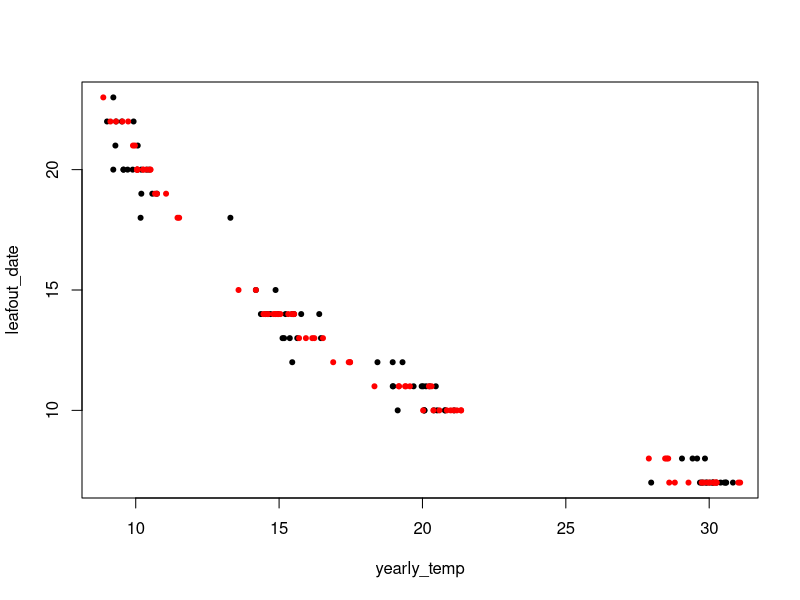
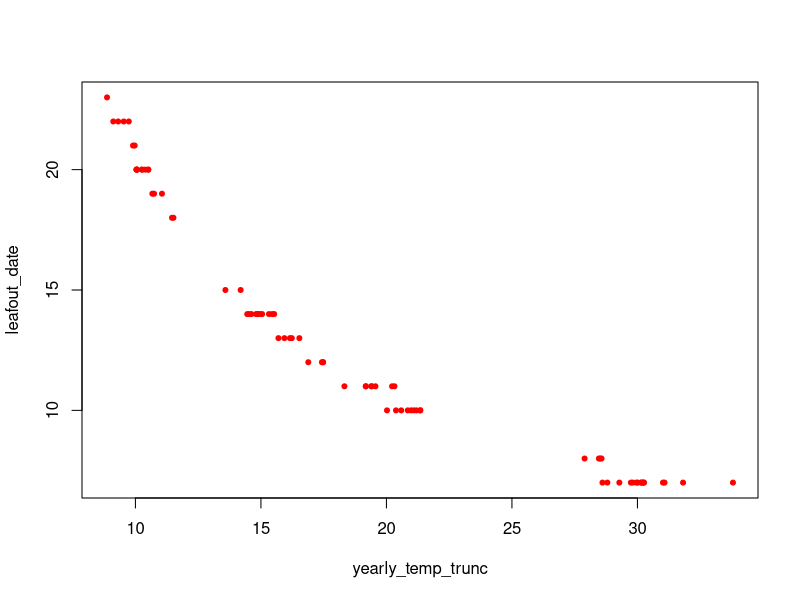
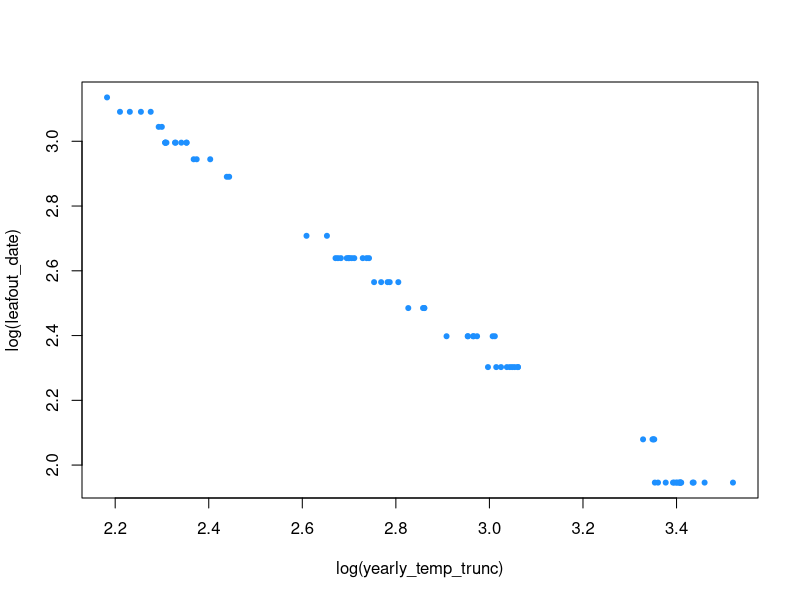
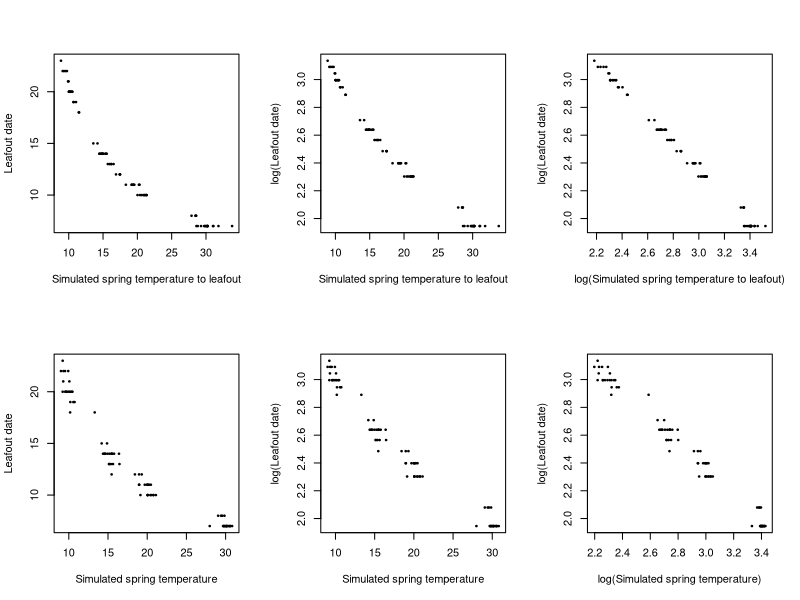

Source code (R) for these figures, in order: (Note: this script raises an error after producing the figures.)
## Started 18 December 2019 ##
## Code by Jonathan Auerbach (and Andrew Gelman some) ##
## All comments by Lizzie ##

## Quick simulation of the declining sensitivities problem ##

# First, build up some simulated climate and leafout (after 200 GDD) data
yearly_expected_temp <- c(rep(0,20), rep(5,20), rep(10,20)) # create holder for three sets of temps, 20 per set (note, these are bigger than we have done -- we have done 1 to 7 degrees, this does 0, 5 and 10 degrees)

# Or, do 4 sets ... (Lizzie added this next line)
yearly_expected_temp <- c(rep(0,20), rep(5,20), rep(10,20), rep(20, 20)) 
daily_temp <- sapply(yearly_expected_temp, function(x) rnorm(30, 10 + x, 4)) # now make some simple daily temps
# daily_temp <- sapply(yearly_expected_temp, function(x) rnorm(30, 10 + x, (4+x))) # Lizzie added
leafout_date <- sapply(1:ncol(daily_temp), function(x) min(which(cumsum(daily_temp[,x]) > 200))) # set leafout date as whenever 200 GDD is reached
yearly_temp <- colMeans(daily_temp) # estimate the mean temp of each simulated dataset

yearly_temp_trunc <- sapply(1:ncol(daily_temp), function(x) mean(daily_temp[1:leafout_date[x], x])) # estimate the mean temp of each simulated dataset only until leafout 

plot(yearly_temp, leafout_date, pch=20)
points(yearly_temp_trunc, leafout_date, pch=20, col = "red")

plot(yearly_temp_trunc, leafout_date, pch=20, col = "red")

# Lizzie added all of the below
cexhere <- 0.5
setwd("~/Documents/git/projects/treegarden/decsens/analyses")
plot(log(yearly_temp_trunc), log(leafout_date), pch=20, col = "dodgerblue") 
pdf(file.path("figures/simslogging.pdf"), width = 9, height = 5)
par(mfrow=c(2,3))
plot(yearly_temp_trunc, leafout_date, pch=20, xlab="Simulated spring temperature to leafout",
     ylab="Leafout date", main="", cex=cexhere)
plot(yearly_temp_trunc, log(leafout_date), pch=20, xlab="Simulated spring temperature to leafout",
     ylab="log(Leafout date)", main="", cex=cexhere)
plot(log(yearly_temp_trunc), log(leafout_date), pch=20, xlab="log(Simulated spring temperature to leafout)",
     ylab="log(Leafout date)", main="", cex=cexhere)
plot(yearly_temp, leafout_date, pch=20, xlab="Simulated spring temperature",
    ylab="Leafout date", main="", cex=cexhere)
plot(yearly_temp, log(leafout_date), pch=20, xlab="Simulated spring temperature",
    ylab="log(Leafout date)", main="", cex=cexhere)
plot(log(yearly_temp), log(leafout_date), pch=20, xlab="log(Simulated spring temperature)",
     ylab="log(Leafout date)", main="", cex=cexhere)
dev.off()


## From Jonathan's email (5 April 2020) ##

#part 1
data <- data.frame(leaf_date = numeric(0),
                   cum_temp  = numeric(0),
                   mean_temp = numeric(0),
                   threshold = numeric(0),
                   delta     = numeric(0))

threshold <- 1000
for(delta in c(5, 10, 15, 20)) {
  for(sim in 1:1000) {
    temp <- delta * (1:100) + rnorm(100, 0, 50)
    leaf_date <- which.min(cumsum(temp) < threshold)
    cum_temp <- sum(temp[1:leaf_date])
    mean_temp <- mean(temp[1:leaf_date])
    data <- rbind(data, data.frame(leaf_date, cum_temp, mean_temp, threshold, delta))
  }
}

sapply(unique(data$delta), function(i) sd(data$leaf_date[data$delta == i]))
MASS::boxcox(lm(leaf_date ~ cum_temp, data))

#part 2
library(ggplot2)
yxplot<- ggplot() +
  aes(mean_temp, leaf_date) + # leaf ~ temp
  geom_point(data = data) +
  theme_bw() +
  xlab("Mean temperature") + ylab("Leafout date") +
  geom_smooth(method = "lm", color = "blue", fullrange = TRUE,
              data = data[data$mean_temp < 100, ]) +
  geom_smooth(method = "glm", formula = y~log(x), color = "red",
              fullrange=TRUE,
              method.args = list(family = gaussian(link = 'log')),
              data = data[data$mean_temp < 100, ]) +
  coord_cartesian(ylim = c(5, 30), xlim = c(30, 160)) # coord_cartesian

xyplot <- ggplot() +
  aes(leaf_date, mean_temp) + # temp ~ leaf
  geom_point(data = data) +
  theme_bw() +
  ylab("Mean temperature") + xlab("Leafout date") +
  geom_smooth(method = "lm", color = "blue", fullrange = TRUE,
              data = data[data$mean_temp < 100, ]) +
  geom_smooth(method = "glm", formula = y~log(x), color = "red",
              fullrange=TRUE,
              method.args = list(family = gaussian(link = 'log')),
              data = data[data$mean_temp < 100, ]) +
  coord_flip(xlim = c(5, 30), ylim = c(30, 160)) # coord_flip



# Setting working directory. 
if(length(grep("ailene", getwd()))>0) { 
  setwd("~/Documents/GitHub/decsens/analyses")
} else
  setwd("~/Documents/git/projects/treegarden/decsens/analyses")

library(gridExtra)
plotsave <- grid.arrange(yxplot, xyplot, nrow = 1)

ggsave("figures/compareyxxy.pdf", plot=plotsave, width = 7, height = 4)
